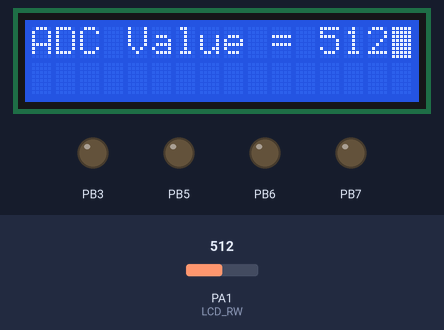
This program was run on a simulated ATmega32, built with avr-gcc and emulated at 16 MHz. Shown: 16×2 character LCD, output pins drawn as LEDs (lit = HIGH). Wiring (inferred from the names in the program): character LCD (HD44780): RS PA3; R/W PA1; E PA2; data PB0, PB1, PB2, PB4. The inputs (shaded band) are chosen by the test bench; at power-on: PA1 (LCD_RW) = 512. The character LCD is taken to start in 4-bit mode; pins used as bus, display or sensor lines are not drawn.

Above: at 2.0 s.
2.1 s: PA1 (LCD_RW) set to 716
At 3.7 s:
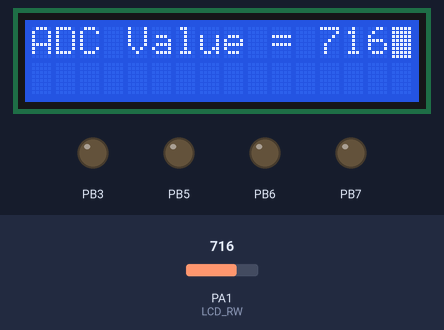
4.0 s: PA1 (LCD_RW) set to 900
At 5.1 s:
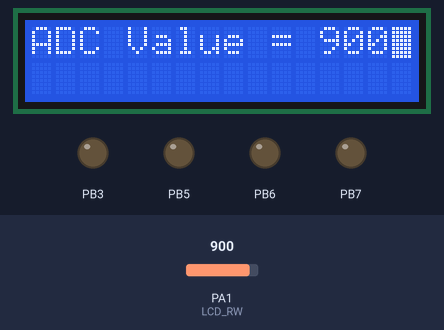
6.3 s: PA1 (LCD_RW) set to 1023
At 8.0 s:
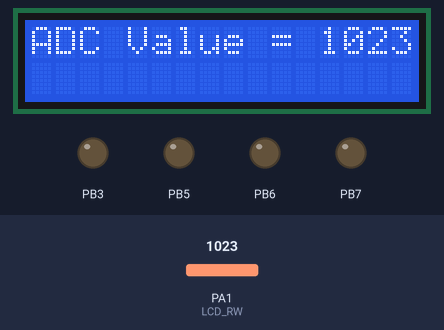
Timing chart, 0 to 9.5 s (numbered marks = the images above; inputs shaded):
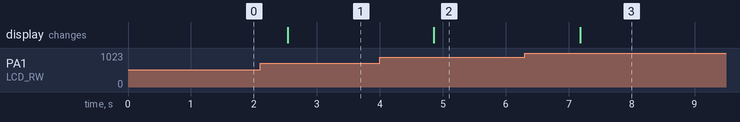

Measured:
- after the input at 2.1 s, the display: changes after 0.44 s (image 1)
- after the input at 4.0 s, the display: changes after 0.86 s (image 2)
- after the input at 6.3 s, the display: changes after 0.89 s (image 3)

The program:

main.c
```c
/*
 * Drivers.c
 *
 * Created: 8/24/2023 10:24:22 AM
 * Author : Lenovo
 */

#include "ADC.h"
#include "LCD.h"
#include <stdlib.h>

uint16_t ADC_Data;
ADC_Config_t ADC_Config;
char buffer[10];
const uint8_t *LCD_Data = "ADC Value = ";

void ADC_Callback(void){
	if(ADC_Config.ADC_Result_Presentation == ADC_Result_Presentation_RIGHT){
		ADC_Data = (ADCL | ((ADCH & (0x03)) << 8));
	}
	else{
		ADC_Data = ((ADCL & (0xC0)) >> 6) | (ADCH << 2);
	}

	CLEAR_BIT(ADCSRA, 4);
}

int main(void)
{

	ADC_Config_t ADC_Config;

	ADC_Config.ADC_MODE = ADC_MODE_SINGLE_CONVERSION;
	ADC_Config.ADC_PRESCALER = ADC_PRESCALER_128;
	ADC_Config.ADC_Result_Presentation = ADC_Result_Presentation_RIGHT;
	ADC_Config.ADC_VREF = ADC_VREF_AVCC;
	ADC_Config.IRQ_Enable = ADC_IRQ_ENABLE;
	ADC_Config.P_CallBack = ADC_Callback;
	ADC_init(&ADC_Config);

	DIO_SetPinDir(DIO_PORTA, DIO_PIN0, DIO_PIN_INPUT);
	LCD_init();
	LCD_ClearScreen();

    /* Replace with your application code */
    while (1)
    {
		ADC_ReadData(ADC1, &ADC_Data, Polling_DISABLE);
		LCD_WriteString(LCD_Data);
		itoa(ADC_Data, buffer, 10);
		LCD_WriteString(buffer);
		_delay_ms(1000);
		LCD_ClearScreen();
    }
}
```

LCD_Config.h
```c
/*
 * LCD_Config.h
 *
 * Created: 8/18/2023 10:20:45 AM
 *  Author: Lenovo
 */


#ifndef LCD_CONFIG_H_
#define LCD_CONFIG_H_

#include "DIO.h"

//====================================================================
//						PORT Configuration
//====================================================================
#define LCD_8BIT_CMD	DIO_PORTA
#define LCD_8BIT_DATA	DIO_PORTB

#define LCD_4BIT_CMD	DIO_PORTA
#define LCD_4BIT_DATA	DIO_PORTB

//====================================================================
//						PIN Configuration
//====================================================================
#define LCD_RS			DIO_PIN3
#define LCD_RW			DIO_PIN1
#define LCD_EN			DIO_PIN2

#define LCD_D4			DIO_PIN0
#define LCD_D5			DIO_PIN1
#define LCD_D6			DIO_PIN2
#define LCD_D7			DIO_PIN4

//====================================================================
//						Command Configuration
//====================================================================
#define LCD_FUNCTION_8BIT_2LINES   					(0x38)
#define LCD_FUNCTION_4BIT_2LINES   					(0x28)
#define LCD_MOVE_DISP_RIGHT       					(0x1C)
#define LCD_MOVE_DISP_LEFT   						(0x18)
#define LCD_MOVE_CURSOR_RIGHT   					(0x14)
#define LCD_MOVE_CURSOR_LEFT 	  					(0x10)
#define LCD_DISP_OFF   								(0x08)
#define LCD_DISP_ON_CURSOR   						(0x0E)
#define LCD_DISP_ON_CURSOR_BLINK   					(0x0F)
#define LCD_DISP_ON_BLINK   						(0x0D)
#define LCD_DISP_ON   								(0x0C)
#define LCD_ENTRY_DEC   							(0x04)
#define LCD_ENTRY_DEC_SHIFT   						(0x05)
#define LCD_ENTRY_INC_   							(0x06)
#define LCD_ENTRY_INC_SHIFT   						(0x07)
#define LCD_BEGIN_AT_FIRST_ROW						(0x80)
#define LCD_BEGIN_AT_SECOND_ROW						(0xC0)
#define LCD_CLEAR_SCREEN							(0x01)
#define LCD_ENTRY_MODE								(0x06)

#endif /* LCD_CONFIG_H_ */
```

Atmega32.h
```c
/*
 * Atmega32.h
 *
 * Created: 8/18/2023 9:29:06 AM
 *  Author: Lenovo
 */


#ifndef ATMEGA32_H_
#define ATMEGA32_H_

#include <stdlib.h>
//====================================================================
//						DIO Base Address
//====================================================================

// PORTA
#define PORTA	(*(volatile uint8_t *)0x3B)
#define DDRA	(*(volatile uint8_t *)0x3A)
#define PINA	(*(volatile uint8_t *)0x39)

// PORTB
#define PORTB	(*(volatile uint8_t *)0x38)
#define DDRB	(*(volatile uint8_t *)0x37)
#define PINB	(*(volatile uint8_t *)0x36)

// PORTC
#define PORTC	(*(volatile uint8_t *)0x35)
#define DDRC	(*(volatile uint8_t *)0x34)
#define PINC	(*(volatile uint8_t *)0x33)

// PORTD
#define PORTD	(*(volatile uint8_t *)0x32)
#define DDRD	(*(volatile uint8_t *)0x31)
#define PIND	(*(volatile uint8_t *)0x30)


//====================================================================
//						EXTI Base Address
//====================================================================

#define SREG	(*(volatile uint8_t *)0x5F)
#define GICR	(*(volatile uint8_t *)0x5B)
#define GIFR	(*(volatile uint8_t *)0x5A)
#define MCUCR	(*(volatile uint8_t *)0x55)
#define MCUCSR	(*(volatile uint8_t *)0x54)


//====================================================================
//						ADC Base Address
//====================================================================

#define ADMUX	(*(volatile uint8_t *)0x27)
#define ADCSRA	(*(volatile uint8_t *)0x26)
#define ADCH	(*(volatile uint8_t *)0x25)
#define ADCL	(*(volatile uint8_t *)0x24)
#define SFIOR	(*(volatile uint8_t *)0x50)


#endif /* ATMEGA32_H_ */
```

LCD.c
```c
/*
 * LCD.c
 *
 * Created: 8/18/2023 10:13:30 AM
 *  Author: Lenovo
 */

#include "LCD.h"

void LCD_Kick(){
	DIO_SetPinVal(LCD_4BIT_CMD, LCD_EN, DIO_PIN_HIGH);
	_delay_ms(5);
	DIO_SetPinVal(LCD_4BIT_CMD, LCD_EN, DIO_PIN_LOW);
}

void LCD_Position(uint8_t line, uint8_t position){
	if (line == 1)
	{
		if (position < 20 && position >= 0)
		{
			LCD_WriteCommand(LCD_BEGIN_AT_FIRST_ROW+position);
		}
	}
	if (line == 2)
	{
		if (position < 20 && position >= 0)
		{
			LCD_WriteCommand(LCD_BEGIN_AT_SECOND_ROW+position);
		}
	}
}

void LCD_init(void){

	DIO_SetPinDir(LCD_4BIT_CMD, LCD_RS, DIO_PIN_OUTPUT);
	DIO_SetPinDir(LCD_4BIT_CMD, LCD_RW, DIO_PIN_OUTPUT);
	DIO_SetPinDir(LCD_4BIT_CMD, LCD_EN, DIO_PIN_OUTPUT);
	DIO_SetPortDir(LCD_4BIT_DATA, DIO_PORT_HIGH);

	_delay_ms(5);

	LCD_WriteCommand(LCD_FUNCTION_4BIT_2LINES);
	LCD_WriteCommand(LCD_ENTRY_MODE);
	LCD_WriteCommand(LCD_BEGIN_AT_FIRST_ROW);
	LCD_WriteCommand(LCD_DISP_ON_CURSOR_BLINK);

	LCD_ClearScreen();
}

void LCD_WriteCommand(uint8_t command){

	uint8_t Bit4 = 0;

	//LCD_Kick();

	DIO_SetPinVal(LCD_4BIT_CMD, LCD_RS, DIO_PIN_LOW);
	//DIO_SetPinVal(LCD_4BIT_CMD, LCD_RW, DIO_PIN_LOW);
	DIO_SetPinVal(LCD_4BIT_CMD, LCD_EN, DIO_PIN_LOW);

	PORTB = ((command >> 4) & 0x07) | (PORTB & 0xF8);

	Bit4 = READ_BIT(command, 7);

	if(Bit4){
		SET_BIT(PORTB, LCD_D7);
	}
	else{
		CLEAR_BIT(PORTB, LCD_D7);
	}

	DIO_SetPinVal(LCD_4BIT_CMD, LCD_RS, DIO_PIN_LOW);
	DIO_SetPinVal(LCD_4BIT_CMD, LCD_EN, DIO_PIN_HIGH);
	_delay_ms(5);
	DIO_SetPinVal(LCD_4BIT_CMD, LCD_EN, DIO_PIN_LOW);

	PORTB = (command & 0x07) | (PORTB & 0xF8);

	Bit4 = READ_BIT(command, 3);

	if(Bit4){
		SET_BIT(PORTB, LCD_D7);
	}
	else{
		CLEAR_BIT(PORTB, LCD_D7);
	}

	DIO_SetPinVal(LCD_4BIT_CMD, LCD_RS, DIO_PIN_LOW);
	DIO_SetPinVal(LCD_4BIT_CMD, LCD_EN, DIO_PIN_HIGH);
	_delay_ms(5);
	DIO_SetPinVal(LCD_4BIT_CMD, LCD_EN, DIO_PIN_LOW);
}

void LCD_WriteChar(uint8_t character){

	uint8_t Bit4 = 0;

	//LCD_Kick();

	DIO_SetPinVal(LCD_4BIT_CMD, LCD_RS, DIO_PIN_HIGH);
	//DIO_SetPinVal(LCD_4BIT_CMD, LCD_RW, DIO_PIN_LOW);
	DIO_SetPinVal(LCD_4BIT_CMD, LCD_EN, DIO_PIN_LOW);

	PORTB = ((character >> 4) & 0x07) | (PORTB & 0xF8);

	Bit4 = READ_BIT(character, 7);

	if(Bit4){
		SET_BIT(PORTB, LCD_D7);
	}
	else{
		CLEAR_BIT(PORTB, LCD_D7);
	}

	DIO_SetPinVal(LCD_4BIT_CMD, LCD_EN, DIO_PIN_HIGH);
	_delay_ms(5);
	DIO_SetPinVal(LCD_4BIT_CMD, LCD_EN, DIO_PIN_LOW);

	PORTB = (character & 0x07) | (PORTB & 0xF8);

	Bit4 = READ_BIT(character, 3);

	if(Bit4){
		SET_BIT(PORTB, LCD_D7);
	}
	else{
		CLEAR_BIT(PORTB, LCD_D7);
	}

	DIO_SetPinVal(LCD_4BIT_CMD, LCD_EN, DIO_PIN_HIGH);
	_delay_ms(5);
	DIO_SetPinVal(LCD_4BIT_CMD, LCD_EN, DIO_PIN_LOW);
}

void LCD_WriteString(const uint8_t* str){

	int count = 0;
	while (*str != '\0'){
		count++;
		LCD_WriteChar(*str++);
		if (count == 20)
		{
			LCD_Position(2,0);
		}
		else if (count == 40)
		{
			LCD_ClearScreen();
			LCD_Position(1,0);
			count = 0;
		}
	}
}

void LCD_ClearScreen(void){
	LCD_WriteCommand(LCD_CLEAR_SCREEN);
}
```

LCD.h
```c
/*
 * LCD.h
 *
 * Created: 8/18/2023 10:13:17 AM
 *  Author: Lenovo
 */


#ifndef LCD_H_
#define LCD_H_

#include "LCD_Config.h"
#include "Atmega32.h"
#include "BitMath.h"
#define F_CPU	16000000UL
#include <util/delay.h>


void LCD_init(void);
void LCD_WriteCommand(uint8_t command);
void LCD_WriteChar(uint8_t character);
void LCD_WriteString(const uint8_t* str);
void LCD_ClearScreen(void);

#endif /* LCD_H_ */
```

BitMath.h
```c
/*
 * BitMath.h
 *
 * Created: 8/18/2023 9:19:11 AM
 *  Author: Lenovo
 */


#ifndef BITMATH_H_
#define BITMATH_H_

#define SET_BIT(REG, BIT)		(REG |= (1<<BIT))
#define CLEAR_BIT(REG, BIT)		(REG &= ~(1<<BIT))
#define TOGGLE_BIT(REG, BIT)	(REG ^= (1<<BIT))
#define READ_BIT(REG, BIT)		((REG >> BIT) & (0x01))

#endif /* BITMATH_H_ */
```

ADC.c
```c
/*
 * ADC.c
 *
 * Created: 8/24/2023 11:14:10 AM
 *  Author: Lenovo
 */

#include "ADC.h"

//====================================================================
//							Global Variables
//====================================================================
ADC_Config_t Global_ADC_Config;
EXTI_Config_t *EXTI_Config;

void ADC_init(ADC_Config_t* ADC_Config)
{
	Global_ADC_Config = *ADC_Config;

	//-----------------------------
	//1) Set ADC Mode (ADCSRA >> ADSC)
	//-----------------------------
	ADCSRA |= ADC_Config->ADC_MODE;

	//-----------------------------
	//2) Set ADC Vref (ADMUX >> REFS0)
	//-----------------------------
	ADMUX |= ADC_Config->ADC_VREF;

	//-----------------------------
	//3) Set Result Presentation (ADMUX >> ADLAR)
	//-----------------------------
	ADMUX |= ADC_Config->ADC_Result_Presentation;

	//-----------------------------
	//4) Set ADC Prescaler (ADCSRA >> ADPS0)
	//-----------------------------
	ADCSRA |= ADC_Config->ADC_PRESCALER;

	//-----------------------------
	//5) Enable/Disable IRQ (ADCSRA >> ADIE)
	//-----------------------------
	ADCSRA |= ADC_Config->IRQ_Enable;


	if (ADC_Config->IRQ_Enable == ADC_IRQ_ENABLE)
	{
		sei();
	}

	//-----------------------------
	//6) Enable ADC Module
	//-----------------------------
	SET_BIT(ADCSRA, 7);

	//-----------------------------
	//6) Start Conversion with ADC FREE Running mode
	//-----------------------------
	if(ADC_Config->ADC_MODE == ADC_MODE_FREE_RUNNING){
		SET_BIT(ADCSRA, 6);
	}
}


void ADC_ReadData(Channel_Select_t channel, uint16_t* data, Polling_Mechanism_t Polling){

	//-----------------------------
	//1) Reset ADMUX
	//-----------------------------
	ADMUX &= ~(0x1F);

	//-----------------------------
	//2) select ADC Channel and Configure it to be Input
	//-----------------------------
	ADMUX |= (uint8_t)channel;
	CLEAR_BIT(DDRA, channel);

	//-----------------------------
	//3) Start Conversion
	//-----------------------------
	if(Global_ADC_Config.ADC_MODE == ADC_MODE_SINGLE_CONVERSION){
		SET_BIT(ADCSRA, 6);
	}

	//-----------------------------
	//4) Check for using Polling Mechanism
	//-----------------------------
	if(Polling == Polling_ENABLE){
		while(!READ_BIT(ADCSRA, 4));
	}

	//-----------------------------
	//5) Read Converted Data
	//-----------------------------
	if(Global_ADC_Config.ADC_Result_Presentation == ADC_Result_Presentation_RIGHT){
		*data = (ADCL | ((ADCH & (0x03)) << 8));
	}
	else{
		*data = ((ADCL & (0xC0)) >> 6) | (ADCH << 2);
	}

	//-----------------------------
	//6) Clear ADIF flag
	//-----------------------------
	CLEAR_BIT(ADCSRA, 4);
}

ISR(ADC_vect){
	Global_ADC_Config.P_CallBack();
}
```

ADC.h
```c
/*
 * ADC.h
 *
 * Created: 8/24/2023 11:14:25 AM
 *  Author: Lenovo
 */


#ifndef ADC_H_
#define ADC_H_

#include "DIO.h"
#include "Atmega32.h"
#include "EXTI.h"

//====================================================================
//						Configuration Structure
//====================================================================
typedef struct
{
	uint8_t ADC_MODE;					// specifies ADC Mode (Single conversion mode or Free running mode)						>> @ref ADC_MODE_DEFINE
	uint8_t ADC_VREF;					// Selects ADC VREF source																>> @ref ADC_Voltage_REF_DEFINE
	uint8_t ADC_Result_Presentation;	// specifies ADC Output result presentation(right adjusted or left adjusted)			>> @ref ADC_Result_Presentation_DEFINE
	uint8_t ADC_PRESCALER;				// Selects the division factor between the XTAL frequency and the input clock to ADC	>> @ref ADC_PRESCALER_DEFINE
	uint8_t IRQ_Enable;					// Enable interrupt or Disable it and use polling mechanism								>> @ref IRQ_ENABLE_DEFINE
	void (*P_CallBack)(void);			// set the C Function which will be called once IRQ Happens when Conversion completed
}ADC_Config_t;


//====================================================================
//						Macros Configuration Reference
//====================================================================

//-----------------------------
//@ref ADC_MODE_DEFINE (ADCSRA >> ADSC)
//-----------------------------
#define ADC_MODE_SINGLE_CONVERSION							(uint8_t)(0)
#define ADC_MODE_FREE_RUNNING								(uint8_t)(1<<6)

//-----------------------------
//@ref ADC_Voltage_REF_DEFINE (ADMUX >> REFS0)
//-----------------------------
#define ADC_VREF_AVCC										(uint8_t)(1<<6)
#define ADC_VREF_INTERNAL									(uint8_t)(3<<6)
#define ADC_VREF_EXTERNAL_AREF								(uint8_t)(0)

//-----------------------------
//@ref ADC_Result_Presentation_DEFINE (ADMUX >> ADLAR)
//-----------------------------
#define ADC_Result_Presentation_RIGHT						(uint8_t)(0)
#define ADC_Result_Presentation_LEFT						(uint8_t)(1<<5)

//-----------------------------
//@ref ADC_PRESCALER_DEFINE (ADCSRA >> ADPS0)
//-----------------------------
#define ADC_PRESCALER_2										(uint8_t)(1<<0)
#define ADC_PRESCALER_4										(uint8_t)(2<<0)
#define ADC_PRESCALER_8										(uint8_t)(3<<0)
#define ADC_PRESCALER_16									(uint8_t)(4<<0)
#define ADC_PRESCALER_32									(uint8_t)(5<<0)
#define ADC_PRESCALER_64									(uint8_t)(6<<0)
#define ADC_PRESCALER_128									(uint8_t)(7<<0)

//-----------------------------
//@ref IRQ_ENABLE_DEFINE (ADCSRA >> ADIE)
//-----------------------------
#define ADC_IRQ_DISABLE									    (uint8_t)(0)
#define ADC_IRQ_ENABLE										(uint8_t)(1<<3)


typedef enum
{
	ADC0,
	ADC1,
	ADC2,
	ADC3,
	ADC4,
	ADC5,
	ADC6,
	ADC7
}Channel_Select_t;


typedef enum
{
	Polling_ENABLE,
	Polling_DISABLE
}Polling_Mechanism_t;

//====================================================================
//								APIs
//====================================================================
void ADC_init(ADC_Config_t* ADC_Config);

void ADC_ReadData(Channel_Select_t channel, uint16_t* data, Polling_Mechanism_t Polling);

#endif /* ADC_H_ */
```

DIO.c
```c
/*
 * DIO.c
 *
 * Created: 8/18/2023 9:19:35 AM
 *  Author: Lenovo
 */
#include "DIO.h"


void DIO_SetPortDir(uint8_t PORTx, uint8_t dir){

	switch(PORTx){
		case DIO_PORTA:
		DDRA = dir;
		break;

		case DIO_PORTB:
		DDRB = dir;
		break;

		case DIO_PORTC:
		DDRC = dir;
		break;

		case DIO_PORTD:
		DDRD = dir;
		break;

		default:
		break;
	}
}

void DIO_SetPinDir(uint8_t PORTx, uint8_t PINx, uint8_t dir){

	if(dir){
		switch(PORTx){
			case DIO_PORTA:
			SET_BIT(DDRA, PINx);
			break;

			case DIO_PORTB:
			SET_BIT(DDRB, PINx);
			break;

			case DIO_PORTC:
			SET_BIT(DDRC, PINx);
			break;

			case DIO_PORTD:
			SET_BIT(DDRD, PINx);
			break;

			default:
			break;
		}
	}
	else{
		switch(PORTx){
			case DIO_PORTA:
			CLEAR_BIT(DDRA, PINx);
			break;

			case DIO_PORTB:
			CLEAR_BIT(DDRB, PINx);
			break;

			case DIO_PORTC:
			CLEAR_BIT(DDRC, PINx);
			break;

			case DIO_PORTD:
			CLEAR_BIT(DDRD, PINx);
			break;

			default:
			break;
		}
	}
}

void DIO_SetPortVal(uint8_t PORTx, uint8_t value){

	switch(PORTx){
		case DIO_PORTA:
		PORTA = value;
		break;

		case DIO_PORTB:
		PORTB = value;
		break;

		case DIO_PORTC:
		PORTC = value;
		break;

		case DIO_PORTD:
		PORTD = value;
		break;

		default:
		break;
	}
}

void DIO_SetPinVal(uint8_t PORTx, uint8_t PINx, uint8_t value){

	if(value){
		switch(PORTx){
			case DIO_PORTA:
			SET_BIT(PORTA, PINx);
			break;

			case DIO_PORTB:
			SET_BIT(PORTB, PINx);
			break;

			case DIO_PORTC:
			SET_BIT(PORTC, PINx);
			break;

			case DIO_PORTD:
			SET_BIT(PORTD, PINx);
			break;

			default:
			break;
		}
	}
	else{
		switch(PORTx){
			case DIO_PORTA:
			CLEAR_BIT(PORTA, PINx);
			break;

			case DIO_PORTB:
			CLEAR_BIT(PORTB, PINx);
			break;

			case DIO_PORTC:
			CLEAR_BIT(PORTC, PINx);
			break;

			case DIO_PORTD:
			CLEAR_BIT(PORTD, PINx);
			break;

			default:
			break;
		}
	}
}

void DIO_ReadPort(uint8_t PORTx, uint8_t* value){

	switch(PORTx){
		case DIO_PORTA:
		*value = PINA;
		break;

		case DIO_PORTB:
		*value = PINA;
		break;

		case DIO_PORTC:
		*value = PINA;
		break;

		case DIO_PORTD:
		*value = PINA;
		break;

		default:
		break;
	}
}

uint8_t DIO_ReadPin(uint8_t PORTx, uint8_t PINx){
	uint8_t value = 0;

	switch(PORTx){
		case DIO_PORTA:
		value = READ_BIT(PORTA, PINx);
		break;

		case DIO_PORTB:
		value = READ_BIT(PORTB, PINx);
		break;

		case DIO_PORTC:
		value = READ_BIT(PORTC, PINx);
		break;

		case DIO_PORTD:
		value = READ_BIT(PORTD, PINx);
		break;

		default:
		break;
	}

	return value;
}

void DIO_TogglePin(uint8_t PORTx, uint8_t PINx){

	switch(PORTx){
		case DIO_PORTA:
		TOGGLE_BIT(PORTA, PINx);
		break;

		case DIO_PORTB:
		TOGGLE_BIT(PORTB, PINx);
		break;

		case DIO_PORTC:
		TOGGLE_BIT(PORTC, PINx);
		break;

		case DIO_PORTD:
		TOGGLE_BIT(PORTD, PINx);
		break;

		default:
		break;
	}
}
```

DIO.h
```c
/*
 * DIO.h
 *
 * Created: 8/18/2023 9:19:25 AM
 *  Author: Lenovo
 */


#ifndef DIO_H_
#define DIO_H_

#include <stdint.h>
#include "Atmega32.h"
#include "BitMath.h"

#define DIO_PORTA		0
#define DIO_PORTB		1
#define DIO_PORTC		2
#define DIO_PORTD		3

#define DIO_PIN0		0
#define DIO_PIN1		1
#define DIO_PIN2		2
#define DIO_PIN3		3
#define DIO_PIN4		4
#define DIO_PIN5		5
#define DIO_PIN6		6
#define DIO_PIN7		7

#define DIO_PIN_INPUT	0
#define DIO_PIN_OUTPUT	1

#define DIO_PIN_LOW		0
#define DIO_PIN_HIGH	1

#define DIO_PORT_HIGH	0xFF
#define DIO_PORT_LOW	0x00

void DIO_SetPortDir(uint8_t PORTx, uint8_t dir);
void DIO_SetPinDir(uint8_t PORTx, uint8_t PINx, uint8_t dir);

void DIO_SetPortVal(uint8_t PORTx, uint8_t value);
void DIO_SetPinVal(uint8_t PORTx, uint8_t PINx, uint8_t value);

void DIO_ReadPort(uint8_t PORTx, uint8_t* value);
uint8_t DIO_ReadPin(uint8_t PORTx, uint8_t PINx);

void DIO_TogglePin(uint8_t PORTx, uint8_t PINx);

#endif /* DIO_H_ */
```

Source omitted: EXTI.c (663 bytes), EXTI.h (1023 bytes), EXTI_Config.h (1474 bytes)
